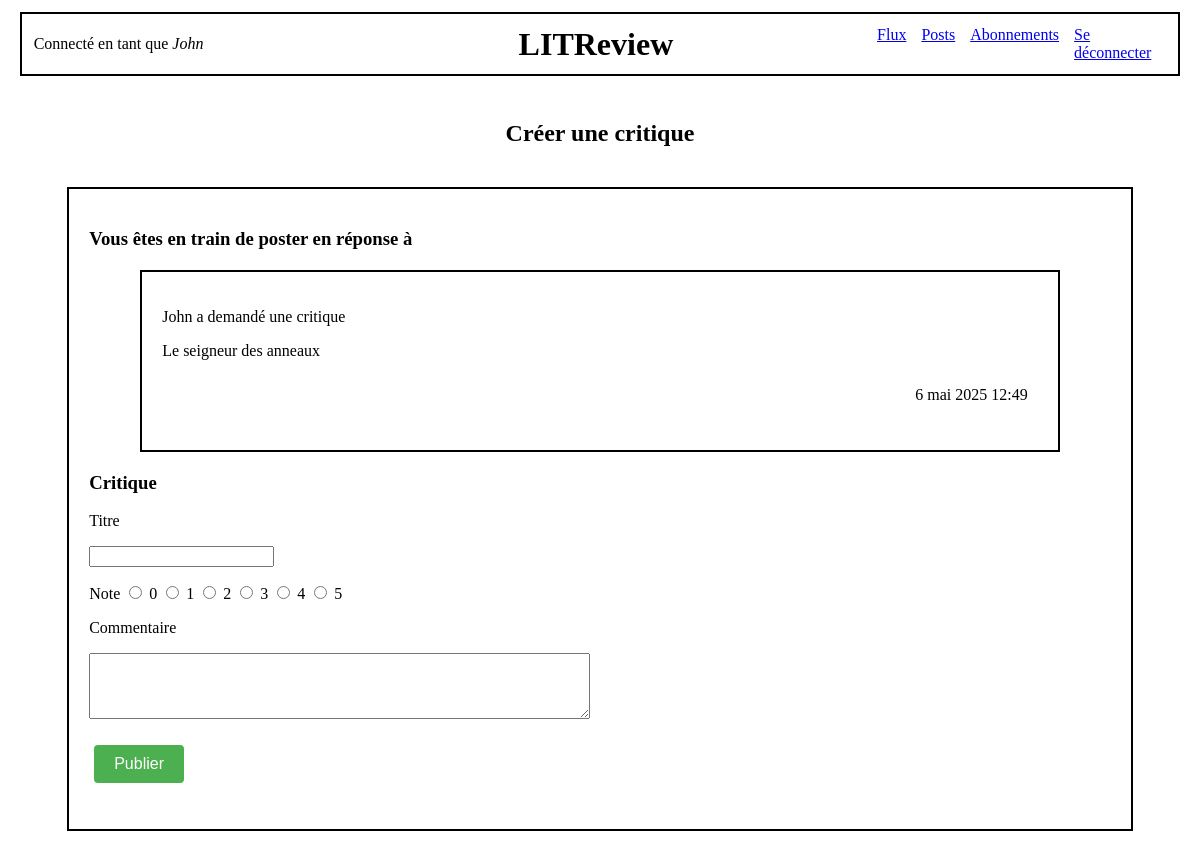
/response/3/ (signed in), run on the app's committed database.
### authentication/models.py (models this page shows)
class User(AbstractUser):
    profile_photo = models.ImageField(verbose_name='Photo de profil', null=True)

### appli/models.py (models this page shows)
class Ticket(models.Model):
    title = models.CharField(max_length=128)
    description = models.TextField(max_length=2048)
    user = models.ForeignKey(
        to=settings.AUTH_USER_MODEL, on_delete=models.CASCADE)
    image = models.ImageField(null=True, blank=True)
    time_created = models.DateTimeField(auto_now_add=True)

### appli/views.py (the view, shortened to what this page needs)
# urls.py: path('response/<int:ticket_id>/', appli.views.create_response, name='response'),
@login_required
@ticket_has_review
def create_response(request, ticket_id):
    ticket = get_object_or_404(models.Ticket, id=ticket_id)
    ticket_form = forms.TicketForm(instance=ticket)
    review_form = forms.ReviewForm()
    context = {
        'ticket_form': ticket_form,
        'review_form': review_form,
    }
    return render(request, 'appli/create_response.html', context=context)

### appli/forms.py
class TicketForm(forms.ModelForm):
    class Meta:
        model = models.Ticket
        fields = ['title', 'description', 'image']

class ReviewForm(forms.ModelForm):
    RATING_CHOICES = [
        (0, '0'),
        (1, '1'),
        (2, '2'),
        (3, '3'),
        (4, '4'),
        (5, '5')
    ]
    rating = forms.ChoiceField(
        choices=RATING_CHOICES,
        widget=forms.RadioSelect(),
        label='Rating'
    )
    class Meta:
        model = models.Review
        fields = ['headline', 'rating', 'body']
        widgets = {
            'rating': 'Note',
            'body': forms.Textarea(attrs={'rows': 4, 'cols': 60}),
        }

### appli/views.py (called while the page is built)
def ticket_has_review(view_func):
    @wraps(view_func)
    def wrapper(request, ticket_id, *args, **kwargs):
        reviewed = models.Review.objects.filter(ticket_id=ticket_id).values_list('ticket', flat=True)
        if reviewed:
            return redirect('flux')
        else:
            return view_func(request, ticket_id, *args, **kwargs)
    return wrapper

### appli/templates/appli/create_response.html (shortened to what this page needs)
{% extends 'base_connected.html' %}
{% block content %}
    <div class="center">
        <h2>Créer une critique</h2>
    </div>
    <div class="div_border_internal">
        <p><h3>Vous êtes en train de poster en réponse à</h3></p>
        <form method="post" enctype="multipart/form-data">
            <div class="div_border_internal">
                <p>{{ ticket_form.instance.user.username }} a demandé une critique</p>
                <p>{{ ticket_form.instance.title }}</p>
                <p class="align-right">{{ ticket_form.instance.time_created }}</p>
            </div>
            <div>
                <p><h3>Critique</h3></p>
                <div>
                    <label>Titre</label>
                    <p>{{ review_form.headline }}</p>
                </div>
                <div id="id_rating" class="inline">
                    <span>Note</span>
                        <label for="id_rating_0"><input type="radio" name="rating" value="0" required="" id="id_rating_0">
                    0</label>
                        <label for="id_rating_1"><input type="radio" name="rating" value="1" required="" id="id_rating_1">
                    1</label>
                        <label for="id_rating_2"><input type="radio" name="rating" value="2" required="" id="id_rating_2">
                    2</label>
                        <label for="id_rating_3"><input type="radio" name="rating" value="3" required="" id="id_rating_3">
                    3</label>
                        <label for="id_rating_4"><input type="radio" name="rating" value="4" required="" id="id_rating_4">
                    4</label>
                        <label for="id_rating_5"><input type="radio" name="rating" value="5" required="" id="id_rating_5">
                    5</label>
                </div>
                <div>
                    <p>Commentaire</p>
                    <p>{{ review_form.body }}</p>
                </div>
            </div>
            <button type="submit" class="button">Publier</button>
        </form>
    </div>
{% endblock content %}

### templates/base_connected.html (shortened to what this page needs)
{% load static %}
<html>
    <head>
        <link rel="stylesheet" href="{% static 'styles.css' %}">
    </head>
    <body>
        <div class="base-border">
            <div class="header-container">
                <div class="left-space">
                    Connecté en tant que <i>{{ user.username }}</i>
                </div>
                <h1 class="title">LITReview</h1>
                <div class="nav-links">
                    <a href="{% url 'flux' %}">Flux</a>
                    <a href="{% url 'post_list' %}">Posts</a>
                    <a href="{% url 'subscriptions' %}">Abonnements</a>
                    <a href="{% url 'logout' %}">Se déconnecter</a></p>
                </div>
            </div>
        </div>
        {% block content %}{% endblock content %}
    </body>
</html>

### static/styles.css (style rules this page uses)
.base-border { border-width:2px; border-style:solid; border-color:black; margin-left: 1%; margin-right: 1%; margin-top: 1%; margin-bottom: 2%; padding: 1%; }
.div_border_internal { margin-left: 5%; margin-right: 5%; margin-top: 20px; margin-bottom: 20px; padding: 20px; border-width:2px; border-style:solid; border-color:black; }
.button { display: inline-block; padding: 10px 20px; margin: 10px 5px; background-color: #4CAF50; color: white; text-decoration: none; border-radius: 4px; border: none; cursor: pointer; font-family: Arial, sans-serif; font-size: 16px; transition: background-color 0.3s; }
.header-container { display: flex; align-items: center; position: relative; }
.left-space { width: 0; flex: 1; }
.title { text-align: center; margin: 0; flex: 2; }
.nav-links { display: flex; gap: 15px; flex: 1; justify-content: flex-end; }
.inline { display: inline-block; }
.align-right { display: flex; justify-content: flex-end; padding: 10px; }
.center { display: flex; justify-content: center; }

### data on the page
User: username "John"
Ticket: instance.user.username "John", instance "Le seigneur des anneaux", instance.time_created "6 mai 2025 12:49"
